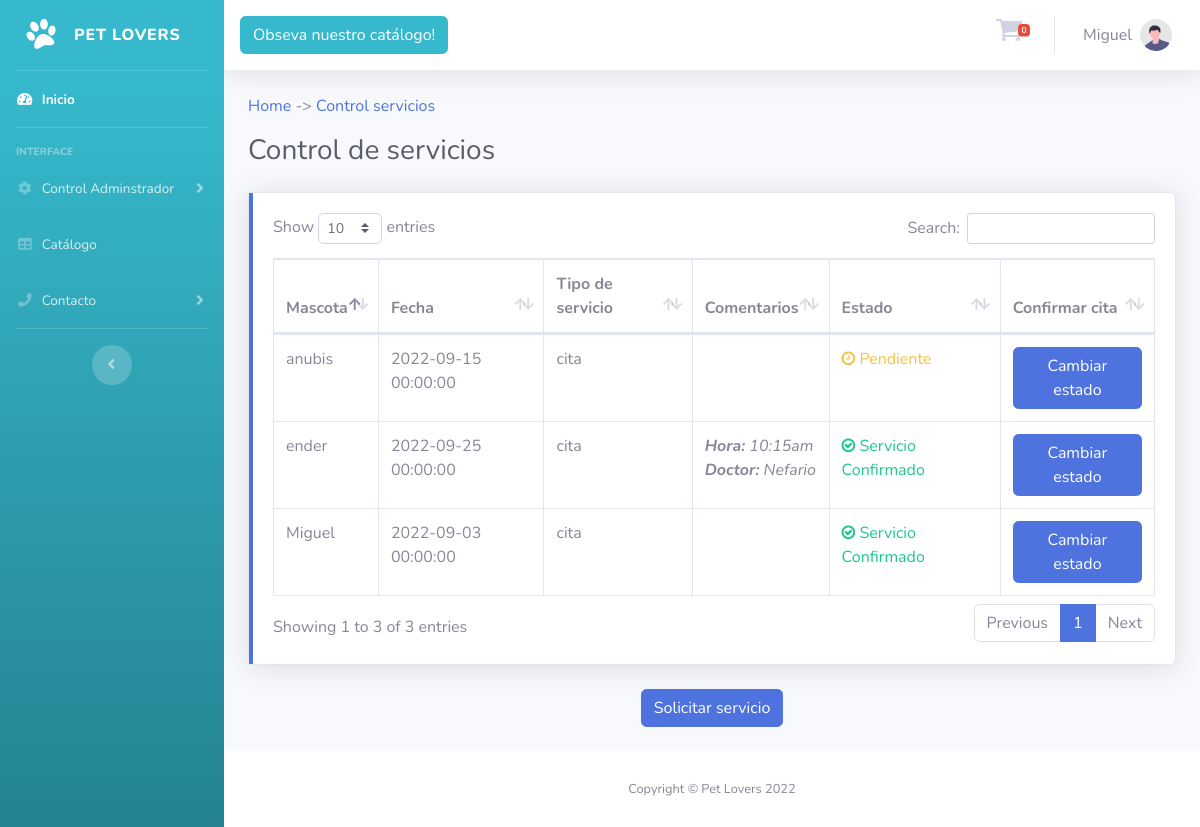
Screenshot of /Controller/CitasController.php?accion=citas (signed in) with the database file from the repository.
### tables this page shows
CREATE TABLE `citas` (
  `idCita` int(11) NOT NULL,
  `Fecha_cita` datetime DEFAULT NULL,
  `Mascota_cita` int(11) NOT NULL,
  `Tipo_cita` varchar(45) DEFAULT NULL,
  `Desc_cita` longtext NOT NULL,
  `Estado_cita` varchar(11) NOT NULL
);

CREATE TABLE `mascotas` (
  `idMascota` int(11) NOT NULL,
  `Nom_mascota` varchar(45) DEFAULT NULL,
  `Raza_mascota` varchar(45) DEFAULT NULL,
  `Edad_mascota` int(11) DEFAULT NULL,
  `Rh_mascota` varchar(45) DEFAULT NULL,
  `Dueño_idDueño` int(11) NOT NULL
);

### Model/Cita.php (called while the page is built, shortened)
<?php
class Cita{
	protected function ConsultarCitas(){
		try{
			include_once 'Database.php';
			$ic = new Connection();
			$sql = "SELECT idCita, Fecha_cita, Tipo_cita, Desc_cita, Estado_cita, Nom_mascota as Mascota_cita from citas join mascotas on Mascota_cita=idMascota";
			$consulta = $ic->db->prepare($sql);
			$consulta->execute();
			$objetocita = $consulta->fetchAll(PDO::FETCH_OBJ);
			return $objetocita;
		} catch (Exception $e){
			die($e->getMessage());
		}
	}
	protected function SelectMascota(){
		try{
			include_once 'Database.php';
			$ic = new Connection();
			$session = $_SESSION['idUsuario'];
			$sql = "SELECT * FROM mascotas WHERE Dueño_idDueño = $session";
			$consulta = $ic->db->prepare($sql);
			$consulta->execute();
			$objetomascota = $consulta->fetchAll(PDO::FETCH_OBJ);
			return $objetomascota;
		} catch (Exception $e){
			die($e->getMessage());
		}
	}
}
 ?>

### Model/Database.php (called while the page is built, shortened)
<?php
class Connection{
	public function __construct(){
			try {
				$this->db = new PDO('mysql:host='.self::server.';dbname='.self::dbname,self::dbuser,self::dbpass);
			} catch (PDOException $e) {
				echo " Error ". $e->getMessage();
			}
		}
}
 ?>

### Views/control-citas.php (the view, shortened to what this page needs)
    <div class="container-fluid">
        <p><a href="UsuariosController.php?accion=home">Home</a> -> <a href="CitasController.php?accion=citas">Control servicios</a></p>
        <div class="d-sm-flex align-items-center justify-content-between mb-4">
            <h1 class="h3 mb-0 text-gray-800">Control de servicios</h1>
        </div>
        <?php
        if($_SESSION['Rol_idRol'] == "2"){
            $citas = $this->model->ConsultarCitas();
        }else{
            $citas = $this->model->ConsultarCitasUsuario();
        }
         ?>
        <div class="row">
            <div class="col-lg-12 mb-4">
                <div class="card shadow mb-4">
                    <div class="card-body border-left-primary">
                        <div class="table-responsive">
                            <table class="table table-bordered" id="dataTable" width="100%" cellspacing="0">
                                <thead>
                                    <tr>
                                        <th>Mascota</th>
                                        <th>Fecha</th>
                                        <th>Tipo de servicio</th>
                                        <th>Comentarios</th>
                                        <th>Estado</th>
                                        <?php if($_SESSION['Rol_idRol'] == "2"){
                                                echo"<th>Confirmar cita</th>";
                                              } ?>
                                    </tr>
                                </thead>
                                <tbody>
                                    <?php
                                        foreach ($citas as $cita) {
                                            echo"<tr>";
                                            echo"<td>". $cita->Mascota_cita."</td>";
                                            echo"<td>". $cita->Fecha_cita. "</td>";
                                            echo"<td>". $cita->Tipo_cita."</td>";
                                            echo"<td><i>". $cita->Desc_cita."</i></td>";
                                            if ($cita->Estado_cita == "1"){
                                                echo"<td><label class='text-warning'><i class='fa fa-clock-o' aria-hidden='true'></i> Pendiente</label></td>";
                                            }elseif ($cita->Estado_cita == "2") {
                                                echo"<td><label class='text-success'><i class='fa fa-check-circle-o' aria-hidden='true'></i> Servicio Confirmado</label></td>";
                                            }elseif($cita->Estado_cita == "3"){
                                                echo"<td><label class='text-primary'><i class='fa fa-check-circle' aria-hidden='true'></i> Servicio Finalizado</label></td>";
                                            }elseif($cita->Estado_cita == "4"){
                                                echo"<td><label class='text-danger'><i class='fa fa-times' aria-hidden='true'></i> Servicio Cancelado</label></td>";
                                            }
                                            if($_SESSION['Rol_idRol'] == "2"){
                                                echo"<td><center><button type='button' class='btn btn-primary' data-toggle='modal' data-target='#exampleModal". $cita->idCita ."'>Cambiar estado</button></center></td>";
                                            }
                                            echo"</tr>";
                                            ?>
                                    <?php
                                    }
                                    ?>
                                </tbody>
                            </table>
                        </div>
                    </div>
                </div>
                <center><button type="button" class="btn btn-primary" data-toggle="modal" data-target="#exampleModal">Solicitar servicio</button></center>
            </div>
        </div>
    </div>
</div>

### Controller/CitasController.php (shortened to what this page needs)
<?php
include_once '../Model/Cita.php';
class CitasController extends Cita{
    public function __CONSTRUCT(){
        $this->model = new Cita();
    }
    public function MostrarCitas(){
        include_once '../Views/header-dashboard.php';
        include_once '../Views/control-citas.php';
        include_once '../Views/footer-dashboard.php';
    }
}
if(isset($_GET['accion']) && $_GET['accion']=='citas'){
    $ic = new CitasController();
    $ic->MostrarCitas();
}
 ?>

### Views/header-dashboard.php (shortened to what this page needs)
<!DOCTYPE html>
<html lang="en">
<head>
    <link href="../vendor/fontawesome-free/css/all.min.css" rel="stylesheet" type="text/css">
    <link rel="stylesheet" href="https://cdnjs.cloudflare.com/ajax/libs/font-awesome/4.7.0/css/font-awesome.min.css">
    <link href="../css/sb-admin-2.min.css" rel="stylesheet">
    <link href="../vendor/datatables/dataTables.bootstrap4.min.css" rel="stylesheet">
</head>
<body id="page-top">
    <div id="wrapper">
        <ul class="navbar-nav bg-gradient-info sidebar sidebar-dark accordion" id="accordionSidebar">
            <a class="sidebar-brand d-flex align-items-center justify-content-center" href="UsuariosController.php?accion=home">
                <div class="sidebar-brand-icon rotate-n-15">
                    <i class="fa fa-paw"></i>
                </div>
                <div class="sidebar-brand-text mx-3">Pet Lovers</div>
            </a>
            <hr class="sidebar-divider my-0">
            <li class="nav-item active">
                <a class="nav-link" href="UsuariosController.php?accion=home">
                    <i class="fas fa-fw fa-tachometer-alt"></i>
                    <span>Inicio</span></a>
            </li>
            <hr class="sidebar-divider">
            <div class="sidebar-heading">
                Interface
            </div>
            <?php if($_SESSION['Rol_idRol'] == "2"){ ?>
            <li class="nav-item">
                <a class="nav-link collapsed" href="#" data-toggle="collapse" data-target="#collapseTwo"
                    aria-expanded="true" aria-controls="collapseTwo">
                    <i class="fas fa-fw fa-cog"></i>
                    <span>Control Adminstrador</span>
                </a>
            </li>
        <?php } ?>
            <li class="nav-item">
                <a class="nav-link" href="ProductosController.php?accion=catalogo">
                    <i class="fas fa-fw fa-table"></i>
                    <span>Catálogo</span></a>
            </li>
            <li class="nav-item">
                <a class="nav-link collapsed" href="#" data-toggle="collapse" data-target="#collapseThree"
                    aria-expanded="true" aria-controls="collapseThree">
                    <i class="fas fa-fw fa-phone"></i>
                    <span>Contacto</span>
                </a>
            </li>
            <hr class="sidebar-divider d-none d-md-block">
            <div class="text-center d-none d-md-inline">
                <button class="rounded-circle border-0" id="sidebarToggle"></button>
            </div>
        </ul>
        <div id="content-wrapper" class="d-flex flex-column">
            <div id="content">
                <nav class="navbar navbar-expand navbar-light bg-white topbar mb-4 static-top shadow">
                    <center><a href="ProductosController.php?accion=catalogo" class="btn btn-info">Obseva nuestro catálogo!</a></center>
                    <ul class="navbar-nav ml-auto">
                        <li class="nav-item dropdown no-arrow mx-1">
                            <a class="nav-link dropdown-toggle" href="#" id="alertsDropdown" role="button"
                                data-toggle="dropdown" aria-haspopup="true" aria-expanded="false">
                                <h3><i class="fa fa-shopping-cart"></i></h3>
                                <span class="badge badge-danger badge-counter">
                                    <?php
                                        if (isset($_SESSION['carrito_contador'])) {
                                           echo $_SESSION['carrito_contador'];
                                        }else{
                                            echo "0";
                                        }
                                    ?>
                                </span>
                            </a>
                        </li>
                        <li class="nav-item dropdown no-arrow">
                            <a class="nav-link dropdown-toggle" href="#" id="userDropdown" role="button"
                                data-toggle="dropdown" aria-haspopup="true" aria-expanded="false">
                                <span class="mr-2 d-none d-lg-inline text-gray-600 medium"><?php echo $_SESSION['Nom_usuario']; ?></span>
                                <img class="img-profile rounded-circle"
                                    src="../img/undraw_profile.svg">
                            </a>
                        </li>
                    </ul>
                </nav>

### Views/footer-dashboard.php (shortened to what this page needs)
            <footer class="sticky-footer bg-white">
                <div class="container my-auto">
                    <div class="copyright text-center my-auto">
                        <span>Copyright &copy; Pet Lovers 2022</span>
                    </div>
                </div>
            </footer>
        </div>
    </div>
</body>
</html>

### rows the page displays
citas: Mascota_cita.Nom_mascota "ender", Fecha_cita "2022-09-25 00:00:00", Tipo_cita "cita", Desc_cita "Hora: 10:15am Doctor: Nefario", Estado_cita "2" (drawn)
citas: Mascota_cita.Nom_mascota "Miguel", Fecha_cita "2022-09-03 00:00:00", Tipo_cita "cita", Estado_cita "2" (drawn)
citas: Mascota_cita.Nom_mascota "anubis", Fecha_cita "2022-09-15 00:00:00", Tipo_cita "cita", Estado_cita "1" (drawn)

### other values shown
$_SESSION['Nom_usuario'] "Miguel"
